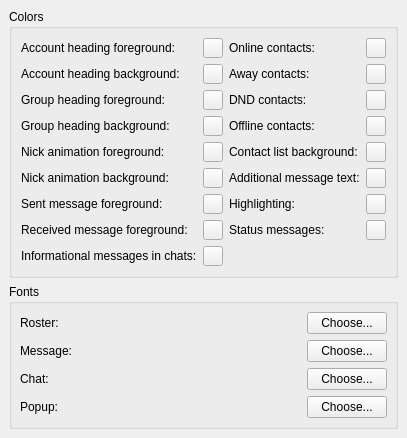
<ui version="4.0" >
 <author></author>
 <comment></comment>
 <exportmacro></exportmacro>
 <class>OptAppearance</class>
 <widget class="QWidget" name="OptAppearance" >
  <property name="geometry" >
   <rect>
    <x>0</x>
    <y>0</y>
    <width>402</width>
    <height>333</height>
   </rect>
  </property>
  <property name="windowTitle" >
   <string>OptAppearanceUI</string>
  </property>
  <layout class="QVBoxLayout" >
   <property name="margin" >
    <number>9</number>
   </property>
   <property name="spacing" >
    <number>6</number>
   </property>
   <item>
    <widget class="QGroupBox" name="groupBox11" >
     <property name="title" >
      <string>Colors</string>
     </property>
     <layout class="QGridLayout" >
      <property name="margin" >
       <number>9</number>
      </property>
      <property name="spacing" >
       <number>6</number>
      </property>
      <item row="0" column="3" >
       <widget class="QLabel" name="tl_cOnline" >
        <property name="text" >
         <string>Online contacts:</string>
        </property>
       </widget>
      </item>
      <item row="1" column="3" >
       <widget class="QLabel" name="TextLabel1_2" >
        <property name="text" >
         <string>Away contacts:</string>
        </property>
       </widget>
      </item>
      <item row="2" column="3" >
       <widget class="QLabel" name="tl_cDND" >
        <property name="text" >
         <string>DND contacts:</string>
        </property>
       </widget>
      </item>
      <item row="3" column="3" >
       <widget class="QLabel" name="tl_cOffline" >
        <property name="text" >
         <string>Offline contacts:</string>
        </property>
       </widget>
      </item>
      <item row="3" column="2" >
       <spacer>
        <property name="orientation" >
         <enum>Qt::Horizontal</enum>
        </property>
        <property name="sizeHint" >
         <size>
          <width>111</width>
          <height>20</height>
         </size>
        </property>
       </spacer>
      </item>
      <item row="4" column="3" >
       <widget class="QLabel" name="tl_cListBack" >
        <property name="text" >
         <string>Contact list background:</string>
        </property>
       </widget>
      </item>
      <item row="7" column="3" >
       <widget class="QLabel" name="tl_cStatus" >
        <property name="text" >
         <string>Status messages:</string>
        </property>
       </widget>
      </item>
      <item row="6" column="3" >
       <widget class="QLabel" name="tl_cHighlighting" >
        <property name="text" >
         <string>Highlighting:</string>
        </property>
       </widget>
      </item>
      <item row="5" column="3" >
       <widget class="QLabel" name="tl_cUserText" >
        <property name="text" >
         <string>Additional message text:</string>
        </property>
       </widget>
      </item>
      <item row="0" column="4" >
       <widget class="QToolButton" name="pb_cOnline" >
        <property name="sizePolicy" >
         <sizepolicy>
          <hsizetype>0</hsizetype>
          <vsizetype>0</vsizetype>
          <horstretch>0</horstretch>
          <verstretch>0</verstretch>
         </sizepolicy>
        </property>
        <property name="maximumSize" >
         <size>
          <width>20</width>
          <height>20</height>
         </size>
        </property>
        <property name="text" >
         <string/>
        </property>
       </widget>
      </item>
      <item row="1" column="4" >
       <widget class="QToolButton" name="pb_cAway" >
        <property name="sizePolicy" >
         <sizepolicy>
          <hsizetype>0</hsizetype>
          <vsizetype>0</vsizetype>
          <horstretch>0</horstretch>
          <verstretch>0</verstretch>
         </sizepolicy>
        </property>
        <property name="maximumSize" >
         <size>
          <width>20</width>
          <height>20</height>
         </size>
        </property>
        <property name="text" >
         <string/>
        </property>
       </widget>
      </item>
      <item row="1" column="0" >
       <widget class="QLabel" name="tl_cProfileBack" >
        <property name="text" >
         <string>Account heading background:</string>
        </property>
       </widget>
      </item>
      <item row="3" column="0" >
       <widget class="QLabel" name="tl_cGroupBack" >
        <property name="text" >
         <string>Group heading background:</string>
        </property>
       </widget>
      </item>
      <item row="5" column="1" >
       <widget class="QToolButton" name="pb_cAnimBack" >
        <property name="sizePolicy" >
         <sizepolicy>
          <hsizetype>0</hsizetype>
          <vsizetype>0</vsizetype>
          <horstretch>0</horstretch>
          <verstretch>0</verstretch>
         </sizepolicy>
        </property>
        <property name="maximumSize" >
         <size>
          <width>20</width>
          <height>20</height>
         </size>
        </property>
        <property name="text" >
         <string/>
        </property>
       </widget>
       </item>
       <item row="6" column="1" >
       <widget class="QToolButton" name="pb_cMessageSent" >
        <property name="sizePolicy" >
         <sizepolicy>
          <hsizetype>0</hsizetype>
          <vsizetype>0</vsizetype>
          <horstretch>0</horstretch>
          <verstretch>0</verstretch>
         </sizepolicy>
        </property>
        <property name="maximumSize" >
         <size>
          <width>20</width>
          <height>20</height>
         </size>
        </property>
        <property name="text" >
         <string/>
        </property>
       </widget>
      </item>
	<item row="7" column="1">
       <widget class="QToolButton" name="pb_cMessageReceived" >
        <property name="sizePolicy" >
         <sizepolicy>
          <hsizetype>0</hsizetype>
          <vsizetype>0</vsizetype>
          <horstretch>0</horstretch>
          <verstretch>0</verstretch>
         </sizepolicy>
        </property>
        <property name="maximumSize" >
         <size>
          <width>20</width>
          <height>20</height>
         </size>
        </property>
        <property name="text" >
         <string/>
        </property>
       </widget>
      </item>
      <item row="8" column="1">
       <widget class="QToolButton" name="pb_cSysMsg">
        <property name="sizePolicy" >
         <sizepolicy>
          <hsizetype>0</hsizetype>
          <vsizetype>0</vsizetype>
          <horstretch>0</horstretch>
          <verstretch>0</verstretch>
         </sizepolicy>
        </property>
        <property name="maximumSize" >
         <size>
          <width>20</width>
          <height>20</height>
         </size>
        </property>
        <property name="text" >
         <string/>
        </property>
       </widget>
      </item>
      <item row="1" column="1" >
       <widget class="QToolButton" name="pb_cProfileBack" >
        <property name="sizePolicy" >
         <sizepolicy>
          <hsizetype>0</hsizetype>
          <vsizetype>0</vsizetype>
          <horstretch>0</horstretch>
          <verstretch>0</verstretch>
         </sizepolicy>
        </property>
        <property name="maximumSize" >
         <size>
          <width>20</width>
          <height>20</height>
         </size>
        </property>
        <property name="text" >
         <string/>
        </property>
       </widget>
      </item>
      <item row="3" column="1" >
       <widget class="QToolButton" name="pb_cGroupBack" >
        <property name="sizePolicy" >
         <sizepolicy>
          <hsizetype>0</hsizetype>
          <vsizetype>0</vsizetype>
          <horstretch>0</horstretch>
          <verstretch>0</verstretch>
         </sizepolicy>
        </property>
        <property name="maximumSize" >
         <size>
          <width>20</width>
          <height>20</height>
         </size>
        </property>
        <property name="text" >
         <string/>
        </property>
       </widget>
      </item>
      <item row="0" column="1" >
       <widget class="QToolButton" name="pb_cProfileFore" >
        <property name="sizePolicy" >
         <sizepolicy>
          <hsizetype>0</hsizetype>
          <vsizetype>0</vsizetype>
          <horstretch>0</horstretch>
          <verstretch>0</verstretch>
         </sizepolicy>
        </property>
        <property name="maximumSize" >
         <size>
          <width>20</width>
          <height>20</height>
         </size>
        </property>
        <property name="text" >
         <string/>
        </property>
       </widget>
      </item>
      <item row="2" column="1" >
       <widget class="QToolButton" name="pb_cGroupFore" >
        <property name="sizePolicy" >
         <sizepolicy>
          <hsizetype>0</hsizetype>
          <vsizetype>0</vsizetype>
          <horstretch>0</horstretch>
          <verstretch>0</verstretch>
         </sizepolicy>
        </property>
        <property name="maximumSize" >
         <size>
          <width>20</width>
          <height>20</height>
         </size>
        </property>
        <property name="text" >
         <string/>
        </property>
       </widget>
      </item>
      <item row="4" column="1" >
       <widget class="QToolButton" name="pb_cAnimFront" >
        <property name="sizePolicy" >
         <sizepolicy>
          <hsizetype>0</hsizetype>
          <vsizetype>0</vsizetype>
          <horstretch>0</horstretch>
          <verstretch>0</verstretch>
         </sizepolicy>
        </property>
        <property name="maximumSize" >
         <size>
          <width>20</width>
          <height>20</height>
         </size>
        </property>
        <property name="text" >
         <string/>
        </property>
       </widget>
      </item>
      <item row="4" column="0" >
       <widget class="QLabel" name="tl_cAnimFront" >
        <property name="text" >
         <string>Nick animation foreground:</string>
        </property>
       </widget>
      </item>
      <item row="5" column="0" >
       <widget class="QLabel" name="tl_cAnimBack" >
        <property name="text" >
         <string>Nick animation background:</string>
        </property>
       </widget>
	</item>
      <item row="6" column="0">
       <widget class="QLabel" name="tl_cMessageSent" >
        <property name="text" >
         <string>Sent message foreground:</string>
        </property>
       </widget>
      </item>
      <item row="7" column="0">
       <widget class="QLabel" name="tl_cMessageReceived" >
        <property name="text" >
         <string>Received message foreground:</string>
        </property>
       </widget>
      </item>
      <item row="8" column="0">
       <widget class="QLabel" name="tl_cSysMsg">
        <property name="text">
         <string>Informational messages in chats:</string>
        </property>
       </widget>
      </item>
      <item row="0" column="0" >
       <widget class="QLabel" name="tl_cProfileFore" >
        <property name="text" >
         <string>Account heading foreground:</string>
        </property>
       </widget>
      </item>
      <item row="2" column="0" >
       <widget class="QLabel" name="tl_cGroupFore" >
        <property name="text" >
         <string>Group heading foreground:</string>
        </property>
       </widget>
      </item>
      <item row="2" column="4" >
       <widget class="QToolButton" name="pb_cDND" >
        <property name="sizePolicy" >
         <sizepolicy>
          <hsizetype>0</hsizetype>
          <vsizetype>0</vsizetype>
          <horstretch>0</horstretch>
          <verstretch>0</verstretch>
         </sizepolicy>
        </property>
        <property name="maximumSize" >
         <size>
          <width>20</width>
          <height>20</height>
         </size>
        </property>
        <property name="text" >
         <string/>
        </property>
       </widget>
      </item>
      <item row="3" column="4" >
       <widget class="QToolButton" name="pb_cOffline" >
        <property name="sizePolicy" >
         <sizepolicy>
          <hsizetype>0</hsizetype>
          <vsizetype>0</vsizetype>
          <horstretch>0</horstretch>
          <verstretch>0</verstretch>
         </sizepolicy>
        </property>
        <property name="maximumSize" >
         <size>
          <width>20</width>
          <height>20</height>
         </size>
        </property>
        <property name="text" >
         <string/>
        </property>
       </widget>
      </item>
      <item row="4" column="4" >
       <widget class="QToolButton" name="pb_cListBack" >
        <property name="sizePolicy" >
         <sizepolicy>
          <hsizetype>0</hsizetype>
          <vsizetype>0</vsizetype>
          <horstretch>0</horstretch>
          <verstretch>0</verstretch>
         </sizepolicy>
        </property>
        <property name="maximumSize" >
         <size>
          <width>20</width>
          <height>20</height>
         </size>
        </property>
        <property name="text" >
         <string/>
        </property>
       </widget>
      </item>
      <item row="7" column="4" >
       <widget class="QToolButton" name="pb_cStatus" >
        <property name="sizePolicy" >
         <sizepolicy>
          <hsizetype>0</hsizetype>
          <vsizetype>0</vsizetype>
          <horstretch>0</horstretch>
          <verstretch>0</verstretch>
         </sizepolicy>
        </property>
        <property name="maximumSize" >
         <size>
          <width>20</width>
          <height>20</height>
         </size>
        </property>
        <property name="text" >
         <string/>
        </property>
       </widget>
      </item>
      <item row="6" column="4" >
       <widget class="QToolButton" name="pb_cHighlighting" >
        <property name="sizePolicy" >
         <sizepolicy>
          <hsizetype>0</hsizetype>
          <vsizetype>0</vsizetype>
          <horstretch>0</horstretch>
          <verstretch>0</verstretch>
         </sizepolicy>
        </property>
        <property name="maximumSize" >
         <size>
          <width>20</width>
          <height>20</height>
         </size>
        </property>
        <property name="text" >
         <string/>
        </property>
       </widget>
      </item>
      <item row="5" column="4" >
       <widget class="QToolButton" name="pb_cUserText" >
        <property name="sizePolicy" >
         <sizepolicy>
          <hsizetype>0</hsizetype>
          <vsizetype>0</vsizetype>
          <horstretch>0</horstretch>
          <verstretch>0</verstretch>
         </sizepolicy>
        </property>
        <property name="maximumSize" >
         <size>
          <width>20</width>
          <height>20</height>
         </size>
        </property>
        <property name="text" >
         <string/>
        </property>
	<property name="whatsThis">
         <string extracomment="Specifies the color for additional text of system messages. MUC topic for example."/>
        </property>
       </widget>
      </item>
     </layout>
    </widget>
   </item>
   <item>
    <widget class="QGroupBox" name="groupBox12" >
     <property name="title" >
      <string>Fonts</string>
     </property>
     <layout class="QGridLayout" >
      <property name="margin" >
       <number>8</number>
      </property>
      <property name="spacing" >
       <number>6</number>
      </property>
      <item row="2" column="1" colspan="3" >
       <widget class="FontLabel" name="le_fChat" />
      </item>
      <item row="2" column="0" >
       <widget class="QLabel" name="tl_fChat" >
        <property name="enabled" >
         <bool>true</bool>
        </property>
        <property name="text" >
         <string>Chat:</string>
        </property>
       </widget>
      </item>
      <item row="1" column="0" >
       <widget class="QLabel" name="tl_fMessage" >
        <property name="text" >
         <string>Message:</string>
        </property>
       </widget>
      </item>
      <item row="1" column="4" >
       <widget class="QPushButton" name="pb_fMessage" >
        <property name="text" >
         <string>Choose...</string>
        </property>
       </widget>
      </item>
      <item row="2" column="4" >
       <widget class="QPushButton" name="pb_fChat" >
        <property name="enabled" >
         <bool>true</bool>
        </property>
        <property name="text" >
         <string>Choose...</string>
        </property>
       </widget>
      </item>
      <item row="3" column="4" >
       <widget class="QPushButton" name="pb_fPopup" >
        <property name="enabled" >
         <bool>true</bool>
        </property>
        <property name="text" >
         <string>Choose...</string>
        </property>
       </widget>
      </item>
      <item row="0" column="4" >
       <widget class="QPushButton" name="pb_fRoster" >
        <property name="text" >
         <string>Choose...</string>
        </property>
       </widget>
      </item>
      <item row="0" column="0" >
       <widget class="QLabel" name="tl_fRoster" >
        <property name="text" >
         <string>Roster:</string>
        </property>
       </widget>
      </item>
      <item row="3" column="0" >
       <widget class="QLabel" name="tl_fPopup" >
        <property name="text" >
         <string>Popup:</string>
        </property>
       </widget>
      </item>
      <item row="3" column="1" colspan="3" >
       <widget class="FontLabel" name="le_fPopup" />
      </item>
      <item row="1" column="1" colspan="3" >
       <widget class="FontLabel" name="le_fMessage" />
      </item>
      <item row="0" column="1" colspan="3" >
       <widget class="FontLabel" name="le_fRoster" />
      </item>
     </layout>
    </widget>
   </item>
  </layout>
 </widget>
 <layoutdefault spacing="6" margin="11" />
 <pixmapfunction></pixmapfunction>
 <customwidgets>
  <customwidget>
   <class>FontLabel</class>
   <extends></extends>
   <header>opt_appearance.h</header>
   <container>0</container>
   <pixmap></pixmap>
  </customwidget>
 </customwidgets>
 <tabstops>
  <tabstop>pb_cProfileFore</tabstop>
  <tabstop>pb_cProfileBack</tabstop>
  <tabstop>pb_cGroupFore</tabstop>
  <tabstop>pb_cGroupBack</tabstop>
  <tabstop>pb_cAnimFront</tabstop>
  <tabstop>pb_cAnimBack</tabstop>
  <tabstop>pb_cMessageSent</tabstop>
  <tabstop>pb_cMessageReceived</tabstop>
  <tabstop>pb_cSysMsg</tabstop>
  <tabstop>pb_cOnline</tabstop>
  <tabstop>pb_cAway</tabstop>
  <tabstop>pb_cDND</tabstop>
  <tabstop>pb_cOffline</tabstop>
  <tabstop>pb_cListBack</tabstop>
  <tabstop>pb_cStatus</tabstop>
  <tabstop>pb_cUserText</tabstop>
  <tabstop>le_fRoster</tabstop>
  <tabstop>pb_fRoster</tabstop>
  <tabstop>le_fMessage</tabstop>
  <tabstop>pb_fMessage</tabstop>
  <tabstop>le_fChat</tabstop>
  <tabstop>pb_fChat</tabstop>
  <tabstop>le_fPopup</tabstop>
  <tabstop>pb_fPopup</tabstop>
 </tabstops>
 <resources/>
 <connections/>
</ui>
